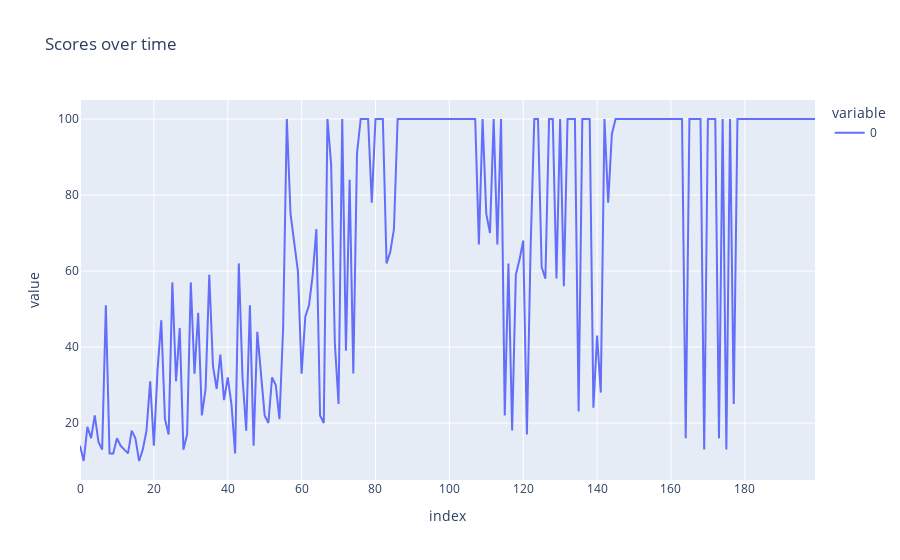

Notebook code cell kept with this figure:
### Markdown cell above
### Sampling, no batching

### Code cell
if __name__ == "__main__":
    BATCH_SIZE = 1
    env = gym.make("CartPole-v1")
    policy = SamplePolicy(
        state_size=OBSERVATION_SPACE_SHAPE[0],
        action_size=ACTION_SPACE_SIZE,
        hidden_sizes=HIDDEN_SIZES,
    ).to(DEVICE)
    optimizer = optim.Adam(policy.parameters(), lr=LR)
    scores = reinforce_train(env=env, policy=policy, optimizer=optimizer, gamma=GAMMA, num_episodes=NUM_EPISODES, max_t=MAX_T)
    # Calculate the mean of the last 10 % of the scores
    last_10_percent_mean = sum(scores[int(NUM_EPISODES*0.9):]) / (NUM_EPISODES*0.1)
    fig = px.line(scores, title="Scores over time")
    fig.show()
    ExperimentManager(name="REINFORCE", description=f"Batch Size {BATCH_SIZE} + Sample Results", primary_metric="last_10_percent_mean", file=__this_file).commit(metrics={"last_10_percent_mean": last_10_percent_mean})

### Figure 1 — Plotly figure (JSON) as saved in the notebook; plotly's stock layout.template omitted (floating-point values rounded to 4 significant figures; data arrays with more than 128 entries replaced by an {"elided": "..."} marker saying what was removed)
{"data": [{"hovertemplate": "variable=0<br>index=%{x}<br>value=%{y}<extra></extra>", "legendgroup": "0", "line": {"color": "#636efa", "dash": "solid"}, "marker": {"symbol": "circle"}, "mode": "lines", "name": "0", "orientation": "v", "showlegend": true, "type": "scatter", "x": {"elided": "200 int values"}, "xaxis": "x", "y": {"elided": "200 int values"}, "yaxis": "y"}], "layout": {"legend": {"title": {"text": "variable"}, "tracegroupgap": 0}, "title": {"text": "Scores over time"}, "xaxis": {"anchor": "y", "domain": [0, 1], "title": {"text": "index"}}, "yaxis": {"anchor": "x", "domain": [0, 1], "title": {"text": "value"}}}}
